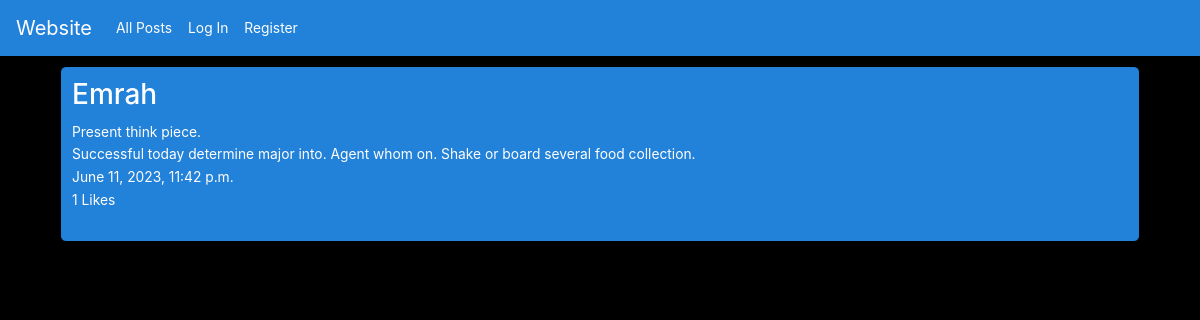
Page /post/114 on the earlier database version.
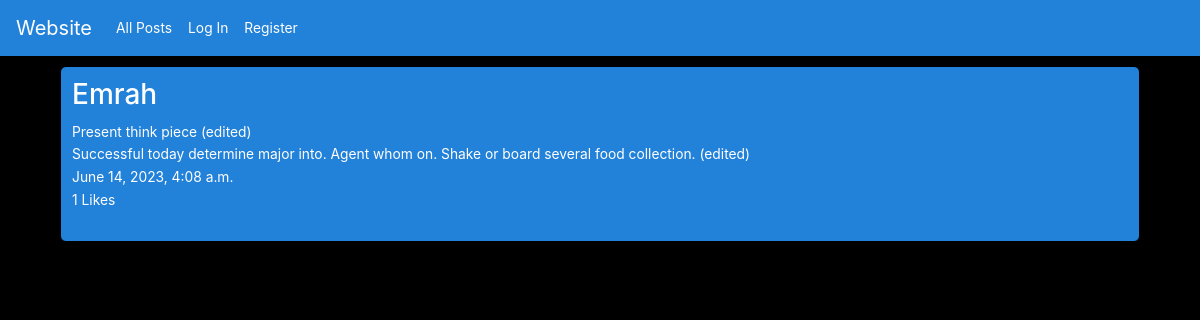
Same page on the later database version.
### network/models.py (models this page shows, shortened)
class Post(models.Model):
    post = models.AutoField(primary_key=True)
    title = models.CharField(max_length=200, blank=False, null=False)
    text = models.CharField(max_length=2000, blank=False, null=False)
    user = models.ForeignKey('User', on_delete=models.CASCADE, related_name="post_poster")
    likes = models.ManyToManyField('User', blank=True, related_name="post_ikers")
    comments = models.ForeignKey('Comment', blank=True, null=True, on_delete=models.CASCADE, related_name="post_comments")
    upload_time = models.DateTimeField(default=timezone.now)

### network/views.py (the view)
# urls.py: path("post/<int:post_id>", views.post, name="post"),
def post(request, post_id):
    if request.method == "POST":
        text = request.POST.get('comment_text')
        user = request.user
        post = Post.objects.get(pk=post_id)
        new_comment = Comment.objects.create(user=user, post=post, text=text)
        new_comment.save()
        return HttpResponseRedirect(reverse('post', args=(post_id, )))
    else:
        post = Post.objects.filter(pk=post_id).values('post', 'title', 'text','user', 'user__username', 'likes', 'comments', 'upload_time')
        comment_post = Post.objects.get(pk=post_id)
        comments = Comment.objects.filter(post=comment_post, parent_node=None).order_by('-upload_time')
        post = {
            'id': post[0]['post'],
            'title': post[0]['title'],
            'text': post[0]['text'],
            'user': post[0]['user'],
            'username': post[0]['user__username'],
            'likes': post[0]['likes'],
            'comments': post[0]['comments'],
            'upload_time': post[0]['upload_time'],
        }
        return render(request, "network/post.html", {
            'post': post,
            'comments': comments
        })

### network/templates/network/post.html (shortened to what this page needs)
{% extends 'network/layout.html' %}
{% block body %}
    <div id="post_page_{{ post.id }}" data-postid="{{ post.id }}" class="post_page">
        <table>
            <tr>
                <td>
                    <h3 id="user_page_route" data-username="{{ post.username }}">{{ post.username }}</h3>
                </td>
            </tr>
            <tr>
                <td id="pp_title">
                    {{ post.title }}
                </td>
            </tr>
            <tr>
                <td id="pp_text">
                    {{ post.text }}
                </td>
            </tr>
            <tr>
                <td id="pp_ut">
                    {{ post.upload_time }}
                </td>
            </tr>
            <tr>
                <td>
                    {% if user.is_authenticated %}
                        {% if post.likes != None %}
                        <button id="like_button" data-postid="{{ post.id }}"><i class="fa fa-solid fa-heart" style="color: #ff0000;"></i>&nbsp <span id="like_count">{{ post.likes }}</span></button>
                        {% else %}
                        <button id="like_button" data-postid="{{ post.id }}"><i class="fa fa-solid fa-heart" style="color: #ff0000;"></i>&nbsp <span id="like_count">0</span></button>
                        {% endif %}
                        {% if user.id == post.user %}
                        <button id="pp_edit_button" data-id="{{ post.id }}">Edit</button>
                        {% endif %}
                    {% else %}
                        <p>{{ post.likes }} Likes</p>
                    {% endif %}
                </td>
            </tr>
            <tr>
                <td>
                </td>
            </tr>
            <tr>
                <td>
                </td>
            </tr>
        </table>
    </div>
{% endblock %}

Differences in the rows shown:
changed Post: title "Present think piece." → "Present think piece (edited)"; text "Successful today determine major into. Agent whom on. Shake or board several food collection." → "Successful today determine major into. Agent whom on. Shake or board several food collection. (edited)"; upload_time "June 11, 2023, 11:42 p.m." → "June 14, 2023, 4:08 a.m."
